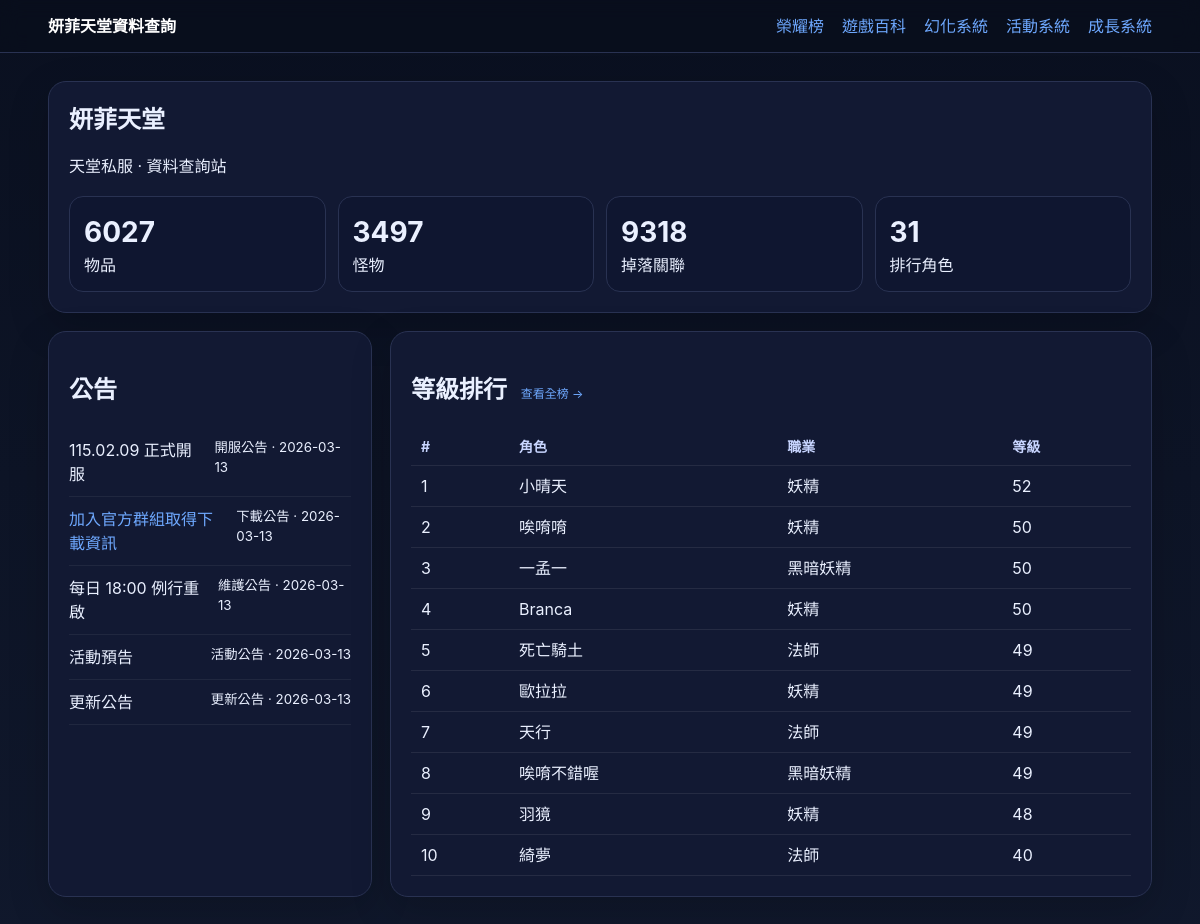
The page / on the database its author committed.
### tables this page shows
CREATE TABLE announcements (
    id           INTEGER PRIMARY KEY AUTOINCREMENT,
    title        TEXT NOT NULL,
    body         TEXT DEFAULT '',
    category     TEXT DEFAULT '公告',
    url          TEXT DEFAULT '#',
    pinned       INTEGER DEFAULT 0,
    published_at DATE DEFAULT (date('now')),
    created_at   DATETIME DEFAULT CURRENT_TIMESTAMP
);

CREATE TABLE characters (
    char_id      INTEGER PRIMARY KEY,
    account_name TEXT NOT NULL DEFAULT '',
    char_name    TEXT NOT NULL DEFAULT '',
    level        INTEGER DEFAULT 0,
    class        INTEGER DEFAULT 0,
    OnlineStatus INTEGER DEFAULT 0,
    synced_at    DATETIME DEFAULT CURRENT_TIMESTAMP
, rebirth_count INTEGER DEFAULT 0);

### app.py (the view)
    @app.route("/")
    def home():
        db = get_db()
        stats = stats_payload()
        announcements = db.execute(
            "SELECT id, title, body, category, url, pinned, published_at FROM announcements ORDER BY pinned DESC, published_at DESC LIMIT 5"
        ).fetchall()
        top_chars = db.execute(
            "SELECT char_name, MAX(level) as level, class, OnlineStatus FROM characters GROUP BY char_name ORDER BY level DESC LIMIT 10"
        ).fetchall()
        return render_template("home.html", stats=stats, announcements=announcements, top_chars=top_chars, class_names=CLASS_NAMES)

### app.py (called while the page is built)
def get_db() -> sqlite3.Connection:
    if "db" not in g:
        db_path = Path(current_app().config["DATABASE"])
        db_path.parent.mkdir(parents=True, exist_ok=True)
        conn = sqlite3.connect(db_path)
        conn.row_factory = sqlite3.Row
        g.db = conn
    return g.db

def current_app() -> Flask:
    from flask import current_app as flask_current_app
    return flask_current_app

### templates/home.html
{% extends 'base.html' %}
{% block content %}
<section class="hero card">
  <h1>妍菲天堂</h1>
  <p>天堂私服 · 資料查詢站</p>
  <div class="stats">
    <div><strong>{{ stats['items'] }}</strong><span>物品</span></div>
    <div><strong>{{ stats['monsters'] }}</strong><span>怪物</span></div>
    <div><strong>{{ stats['drops'] }}</strong><span>掉落關聯</span></div>
    <div><strong>{{ stats['characters'] }}</strong><span>排行角色</span></div>
  </div>
</section>
<section class="grid two">
  <div class="card">
    <h2>公告</h2>
    {% if announcements %}
    <ul class="simple-list">
      {% for a in announcements %}
      <li>
        {% if a.url and a.url != '#' %}
        <a href="{{ a.url }}" target="_blank" rel="noopener">{{ a.title }}</a>
        {% else %}
        <span>{{ a.title }}</span>
        {% endif %}
        <small>{{ a.category }} · {{ a.published_at }}</small>
      </li>
      {% endfor %}
    </ul>
    {% else %}
    <p class="empty">目前沒有公告。</p>
    {% endif %}
  </div>
  <div class="card">
    <h2>等級排行 <a href="{{ url_for('ranking') }}" style="font-size:0.75rem;font-weight:normal;margin-left:8px;">查看全榜 →</a></h2>
    <table class="simple-table">
      <thead><tr><th>#</th><th>角色</th><th>職業</th><th>等級</th></tr></thead>
      <tbody>
        {% for row in top_chars %}
        <tr>
          <td>{{ loop.index }}</td>
          <td>{{ row.char_name }}</td>
          <td>{{ class_names.get(row['class'], '未知') }}</td>
          <td>{{ row.level }}</td>
        </tr>
        {% endfor %}
      </tbody>
    </table>
  </div>
</section>
{% endblock %}

### static/style.css (style rules this page uses)
:root { --bg:#0b1020;--card:#121933;--line:#293252;--text:#eaf0ff;--muted:#aeb8d6;--accent:#6ea8fe }
* { box-sizing:border-box }
body { margin:0;background:linear-gradient(180deg,#0a1020,#10182c);color:var(--text);font:16px/1.5 -apple-system,BlinkMacSystemFont,Segoe UI,Roboto,PingFang TC,Noto Sans TC,sans-serif }
a { color:var(--accent);text-decoration:none }
.card { background:var(--card);border:1px solid var(--line);border-radius:18px;padding:20px;margin-bottom:18px;box-shadow:0 14px 40px rgba(0,0,0,.18) }
.hero h1 { margin:0 0 8px }
.stats { display:grid;grid-template-columns:repeat(4,1fr);gap:12px;margin-top:18px }
.stats div { background:#0f1630;border:1px solid var(--line);padding:14px;border-radius:14px }
.stats strong { display:block;font-size:28px }
.grid.two { display:grid;grid-template-columns:1fr 1fr;gap:18px }
.simple-list { list-style:none;margin:0;padding:0 }
.simple-list li { display:flex;justify-content:space-between;gap:10px;padding:10px 0;border-bottom:1px solid rgba(255,255,255,.06) }
table { width:100%;border-collapse:collapse;min-width:720px }
th,td { padding:12px 10px;border-bottom:1px solid rgba(255,255,255,.08);text-align:left;vertical-align:top }
th { color:#c8d5ff;font-size:14px }
.simple-table { width:100%;border-collapse:collapse }
.simple-table th,.simple-table td { padding:8px 10px;border-bottom:1px solid rgba(255,255,255,.08);text-align:left }
.simple-table th { color:#c8d5ff;font-size:14px }

### rows shown on the page
announcements: title "115.02.09 正式開服", category "開服公告", published_at "2026-03-13"
announcements: title "加入官方群組取得下載資訊", category "下載公告", published_at "2026-03-13"
announcements: title "每日 18:00 例行重啟", category "維護公告", published_at "2026-03-13"
announcements: title "活動預告", category "活動公告", published_at "2026-03-13"
announcements: title "更新公告", category "更新公告", published_at "2026-03-13"
characters: char_name "小晴天", get "妖精", level "52"
characters: char_name "唉唷唷", get "妖精", level "50"
characters: char_name "一孟一", get "黑暗妖精", level "50"
characters: char_name "Branca", get "妖精", level "50"
characters: char_name "死亡騎土", get "法師", level "49"
characters: char_name "歐拉拉", get "妖精", level "49"
characters: char_name "唉唷不錯喔", get "黑暗妖精", level "49"

### other values the page prints
{{ stats['items'] }} "6027"
{{ stats['monsters'] }} "3497"
{{ stats['drops'] }} "9318"
{{ stats['characters'] }} "31"
{{ row.char_name }} "天行" "羽獍" "綺夢"
{{ class_names.get(row['class'], '未知') }} "法師" "妖精" "法師"
{{ row.level }} "49" "48" "40"
